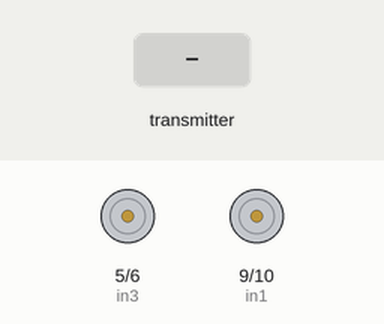
Recording of a sketch running on a simulated Arduino Uno, built with avr-gcc and run on an emulated ATmega328P. Parts: motor-driver pin pairs drawn as motors (green arrow = first pin HIGH = forward, orange = second pin HIGH = backward, longer = more drive). Inputs (shaded band) come from the test bench. No radio packets arrive unless stated.

Above: at 1.2 s.
1.3 s: the transmitter starts sending command = 1
At 2.3 s:
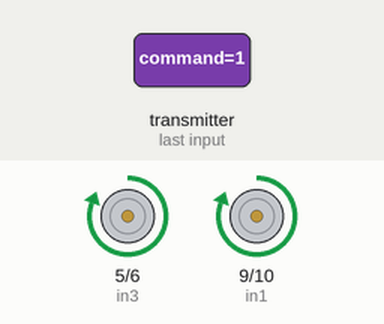
2.8 s: the transmitter starts sending command = 2
At 3.4 s:
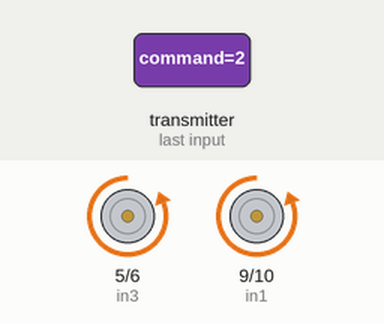
4.3 s: the transmitter starts sending command = 3
At 4.6 s:
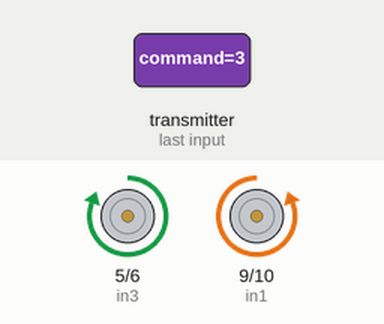
5.8 s: the transmitter starts sending command = 4
At 6.9 s:
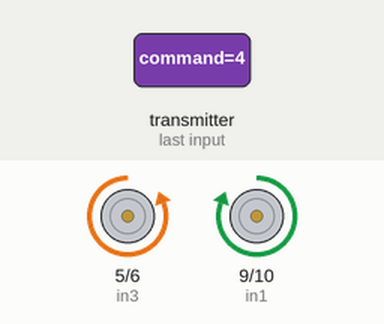
7.3 s: the transmitter starts sending command = 0
At 8.1 s:
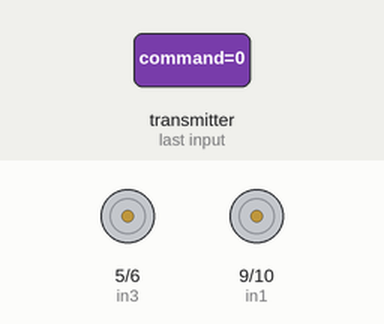
Timing chart, 0 to 9.8 s (numbered marks = the images above; inputs shaded):
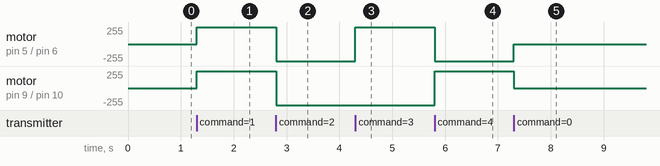

The sketch:

receiver.ino
```cpp
#include <SPI.h>
#include <nRF24L01.h>
#include <RF24.h>

RF24 radio(7, 8);
const byte address = "00001";

// Пины ЛЕВОГО мотора
const int in1 = 9;
const int in2 = 10;
// Пины ПРАВОГО мотора
const int in3 = 5;
const int in4 = 6;

unsigned long lastReceiveTime = 0;
const unsigned long timeoutLimit = 500; // Failsafe (стоп при потере связи)

void setup() {
  pinMode(in1, OUTPUT);
  pinMode(in2, OUTPUT);
  pinMode(in3, OUTPUT);
  pinMode(in4, OUTPUT);

  stopMotors(); // Изначально стоим

  if (!radio.begin()) { while (1); }

  radio.openReadingPipe(1, address);
  radio.setPALevel(RF24_PA_MIN);
  radio.setDataRate(RF24_250KBPS);
  radio.setAutoAck(true);
  radio.startListening();
}

void loop() {
  if (radio.available()) {
    int command = 0;
    radio.read(&command, sizeof(command));

    lastReceiveTime = millis(); // Сброс таймера таймаута

    switch(command) {
      case 1: // ВПЕРЕД (Оба мотора крутятся вперед)
        digitalWrite(in1, HIGH); digitalWrite(in2, LOW);
        digitalWrite(in3, HIGH); digitalWrite(in4, LOW);
        break;

      case 2: // НАЗАД (Оба мотора крутятся назад)
        digitalWrite(in1, LOW);  digitalWrite(in2, HIGH);
        digitalWrite(in3, LOW);  digitalWrite(in4, HIGH);
        break;

      case 3: // ПОВОРОТ ВЛЕВО (Левый назад, правый вперед)
        digitalWrite(in1, LOW);  digitalWrite(in2, HIGH);
        digitalWrite(in3, HIGH); digitalWrite(in4, LOW);
        break;

      case 4: // ПОВОРОТ ВПРАВО (Левый вперед, правый назад)
        digitalWrite(in1, HIGH); digitalWrite(in2, LOW);
        digitalWrite(in3, LOW);  digitalWrite(in4, HIGH);
        break;

      default: // СТОП (Команда 0 или любая неизвестная)
        stopMotors();
        break;
    }
  }

  // Защита: если пульт выключился, глушим моторы
  if (millis() - lastReceiveTime > timeoutLimit) {
    stopMotors();
  }
}

void stopMotors() {
  digitalWrite(in1, LOW);
  digitalWrite(in2, LOW);
  digitalWrite(in3, LOW);
  digitalWrite(in4, LOW);
}
```

Measured:
- after the input at 1.3 s, motor on pin 5 (in3) / pin 6 (in4), motor on pin 9 (in1) / pin 10 (in2): stopped → forward 255/255 at once
- after the input at 2.8 s, motor on pin 5 (in3) / pin 6 (in4), motor on pin 9 (in1) / pin 10 (in2): forward 255/255 → backward 255/255 at once
- after the input at 4.3 s, motor on pin 5 (in3) / pin 6 (in4): backward 255/255 → forward 255/255 at once
- after the input at 5.8 s, motor on pin 5 (in3) / pin 6 (in4): forward 255/255 → backward 255/255 at once; motor on pin 9 (in1) / pin 10 (in2): backward 255/255 → forward 255/255 at once
- after the input at 7.3 s, motor on pin 5 (in3) / pin 6 (in4): backward 255/255 → stopped at once; motor on pin 9 (in1) / pin 10 (in2): forward 255/255 → stopped at once
